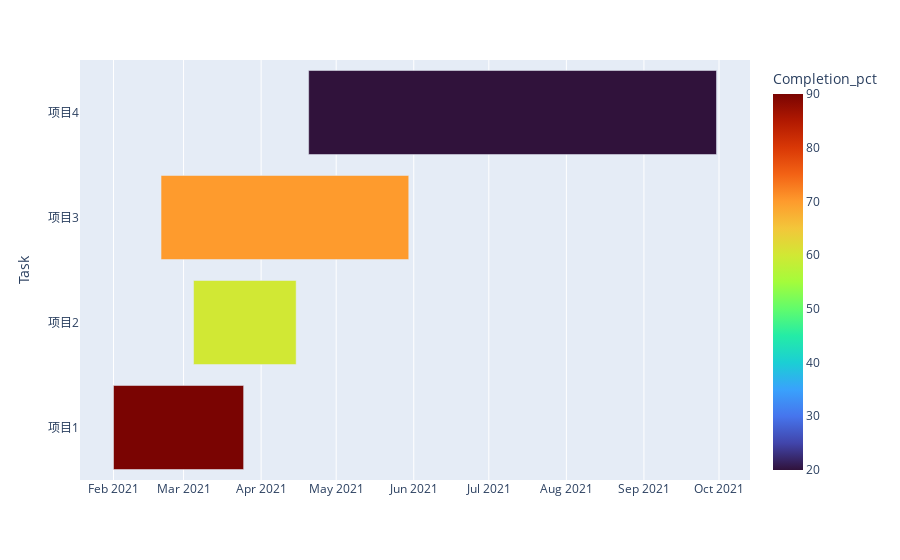

Write notebook code for a chart like this one.
### Code cell
import plotly.express as px
import pandas as pd
from plotly.express import timeline

df = pd.DataFrame([dict(Task="项目1", Start='2021-02-01', Finish='2021-03-25',Manager='Lemon',Completion_pct=90),
                   dict(Task="项目2", Start='2021-03-05', Finish='2021-04-15',Manager='Lee',Completion_pct=60),
                   dict(Task="项目3", Start='2021-02-20', Finish='2021-05-30',Manager='Zhang',Completion_pct=70),
                   dict(Task="项目4", Start='2021-04-20', Finish='2021-09-30',Manager='Bob',Completion_pct=20),])

fig = timeline(df, x_start="Start", x_end="Finish", y="Task",color='Completion_pct',
               color_continuous_scale=px.colors.sequential.Turbo)
fig.show()

### Figure 1 — Plotly figure (JSON) as saved in the notebook; plotly's stock layout.template omitted (floating-point values rounded to 4 significant figures)
{"data": [{"alignmentgroup": "True", "base": ["2021-02-01", "2021-03-05", "2021-02-20", "2021-04-20"], "hovertemplate": "Start=%{base}<br>Finish=%{x}<br>Task=%{y}<br>Completion_pct=%{marker.color}<extra></extra>", "legendgroup": "", "marker": {"color": [90, 60, 70, 20], "coloraxis": "coloraxis", "pattern": {"shape": ""}}, "name": "", "offsetgroup": "", "orientation": "h", "showlegend": false, "textposition": "auto", "type": "bar", "x": [4492800000, 3542400000, 8553600000, 14083200000], "xaxis": "x", "y": ["项目1", "项目2", "项目3", "项目4"], "yaxis": "y"}], "layout": {"barmode": "overlay", "coloraxis": {"colorbar": {"title": {"text": "Completion_pct"}}, "colorscale": [[0, "#30123b"], [0.07143, "#4145ab"], [0.1429, "#4675ed"], [0.2143, "#39a2fc"], [0.2857, "#1bcfd4"], [0.3571, "#24eca6"], [0.4286, "#61fc6c"], [0.5, "#a4fc3b"], [0.5714, "#d1e834"], [0.6429, "#f3c63a"], [0.7143, "#fe9b2d"], [0.7857, "#f36315"], [0.8571, "#d93806"], [0.9286, "#b11901"], [1, "#7a0402"]]}, "legend": {"tracegroupgap": 0}, "margin": {"t": 60}, "xaxis": {"anchor": "y", "domain": [0, 1], "type": "date"}, "yaxis": {"anchor": "x", "domain": [0, 1], "title": {"text": "Task"}}}}
